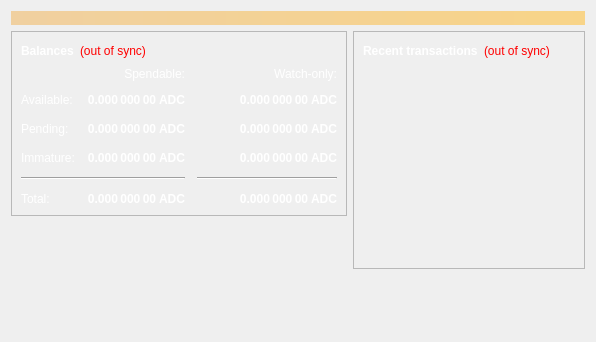
<?xml version="1.0" encoding="UTF-8"?>
<ui version="4.0">
 <class>OverviewPage</class>
 <widget class="QWidget" name="OverviewPage">
  <property name="geometry">
   <rect>
    <x>0</x>
    <y>0</y>
    <width>596</width>
    <height>342</height>
   </rect>
  </property>
  <property name="windowTitle">
   <string>Form</string>
  </property>
  <layout class="QVBoxLayout" name="topLayout">
   <item>
    <widget class="QLabel" name="labelAlerts">
     <property name="visible">
      <bool>false</bool>
     </property>
     <property name="styleSheet">
      <string notr="true">QLabel { background-color: qlineargradient(x1: 0, y1: 0, x2: 1, y2: 0, stop:0 #F0D0A0, stop:1 #F8D488); color:#000000; }</string>
     </property>
     <property name="wordWrap">
      <bool>true</bool>
     </property>
     <property name="margin">
      <number>3</number>
     </property>
     <property name="textInteractionFlags">
      <set>Qt::TextSelectableByMouse</set>
     </property>
    </widget>
   </item>
   <item>
    <layout class="QHBoxLayout" name="horizontalLayout" stretch="1,1">
     <item>
      <layout class="QVBoxLayout" name="verticalLayout_2">
       <item>
        <widget class="QFrame" name="frame">
         <property name="frameShape">
          <enum>QFrame::StyledPanel</enum>
         </property>
         <property name="frameShadow">
          <enum>QFrame::Raised</enum>
         </property>
         <layout class="QVBoxLayout" name="verticalLayout_4">
          <item>
           <layout class="QHBoxLayout" name="horizontalLayout_4">
            <item>
             <widget class="QLabel" name="label_5">
              <property name="palette">
               <palette>
                <active>
                 <colorrole role="WindowText">
                  <brush brushstyle="SolidPattern">
                   <color alpha="255">
                    <red>255</red>
                    <green>255</green>
                    <blue>255</blue>
                   </color>
                  </brush>
                 </colorrole>
                </active>
                <inactive>
                 <colorrole role="WindowText">
                  <brush brushstyle="SolidPattern">
                   <color alpha="255">
                    <red>255</red>
                    <green>255</green>
                    <blue>255</blue>
                   </color>
                  </brush>
                 </colorrole>
                </inactive>
                <disabled>
                 <colorrole role="WindowText">
                  <brush brushstyle="SolidPattern">
                   <color alpha="255">
                    <red>120</red>
                    <green>120</green>
                    <blue>120</blue>
                   </color>
                  </brush>
                 </colorrole>
                </disabled>
               </palette>
              </property>
              <property name="font">
               <font>
                <weight>75</weight>
                <bold>true</bold>
               </font>
              </property>
              <property name="text">
               <string>Balances</string>
              </property>
             </widget>
            </item>
            <item>
             <widget class="QLabel" name="labelWalletStatus">
              <property name="toolTip">
               <string>&lt;html&gt;&lt;head/&gt;&lt;body&gt;&lt;p&gt;The displayed information may be out of date. Your wallet automatically synchronizes with the AsiaDevelopCoin network after a connection is established, but this process has not completed yet.&lt;/p&gt;&lt;/body&gt;&lt;/html&gt;</string>
              </property>
              <property name="styleSheet">
               <string notr="true">QLabel { color: red; }</string>
              </property>
              <property name="text">
               <string>&lt;html&gt;&lt;head/&gt;&lt;body&gt;&lt;p&gt;(out of sync)&lt;/p&gt;&lt;/body&gt;&lt;/html&gt;</string>
              </property>
             </widget>
            </item>
            <item>
             <spacer name="horizontalSpacer_3">
              <property name="orientation">
               <enum>Qt::Horizontal</enum>
              </property>
              <property name="sizeHint" stdset="0">
               <size>
                <width>40</width>
                <height>20</height>
               </size>
              </property>
             </spacer>
            </item>
           </layout>
          </item>
          <item>
           <layout class="QGridLayout" name="gridLayout">
            <property name="spacing">
             <number>12</number>
            </property>
            <item row="2" column="2">
             <widget class="QLabel" name="labelWatchPending">
              <property name="palette">
               <palette>
                <active>
                 <colorrole role="WindowText">
                  <brush brushstyle="SolidPattern">
                   <color alpha="255">
                    <red>255</red>
                    <green>255</green>
                    <blue>255</blue>
                   </color>
                  </brush>
                 </colorrole>
                </active>
                <inactive>
                 <colorrole role="WindowText">
                  <brush brushstyle="SolidPattern">
                   <color alpha="255">
                    <red>255</red>
                    <green>255</green>
                    <blue>255</blue>
                   </color>
                  </brush>
                 </colorrole>
                </inactive>
                <disabled>
                 <colorrole role="WindowText">
                  <brush brushstyle="SolidPattern">
                   <color alpha="255">
                    <red>120</red>
                    <green>120</green>
                    <blue>120</blue>
                   </color>
                  </brush>
                 </colorrole>
                </disabled>
               </palette>
              </property>
              <property name="font">
               <font>
                <weight>75</weight>
                <bold>true</bold>
               </font>
              </property>
              <property name="cursor">
               <cursorShape>IBeamCursor</cursorShape>
              </property>
              <property name="toolTip">
               <string>Unconfirmed transactions to watch-only addresses</string>
              </property>
              <property name="text">
               <string notr="true">0.000 000 00 ADC</string>
              </property>
              <property name="alignment">
               <set>Qt::AlignRight|Qt::AlignTrailing|Qt::AlignVCenter</set>
              </property>
              <property name="textInteractionFlags">
               <set>Qt::LinksAccessibleByMouse|Qt::TextSelectableByKeyboard|Qt::TextSelectableByMouse</set>
              </property>
             </widget>
            </item>
            <item row="2" column="1">
             <widget class="QLabel" name="labelUnconfirmed">
              <property name="palette">
               <palette>
                <active>
                 <colorrole role="WindowText">
                  <brush brushstyle="SolidPattern">
                   <color alpha="255">
                    <red>255</red>
                    <green>255</green>
                    <blue>255</blue>
                   </color>
                  </brush>
                 </colorrole>
                </active>
                <inactive>
                 <colorrole role="WindowText">
                  <brush brushstyle="SolidPattern">
                   <color alpha="255">
                    <red>255</red>
                    <green>255</green>
                    <blue>255</blue>
                   </color>
                  </brush>
                 </colorrole>
                </inactive>
                <disabled>
                 <colorrole role="WindowText">
                  <brush brushstyle="SolidPattern">
                   <color alpha="255">
                    <red>120</red>
                    <green>120</green>
                    <blue>120</blue>
                   </color>
                  </brush>
                 </colorrole>
                </disabled>
               </palette>
              </property>
              <property name="font">
               <font>
                <weight>75</weight>
                <bold>true</bold>
               </font>
              </property>
              <property name="cursor">
               <cursorShape>IBeamCursor</cursorShape>
              </property>
              <property name="toolTip">
               <string>Total of transactions that have yet to be confirmed, and do not yet count toward the spendable balance</string>
              </property>
              <property name="text">
               <string notr="true">0.000 000 00 ADC</string>
              </property>
              <property name="alignment">
               <set>Qt::AlignRight|Qt::AlignTrailing|Qt::AlignVCenter</set>
              </property>
              <property name="textInteractionFlags">
               <set>Qt::LinksAccessibleByMouse|Qt::TextSelectableByKeyboard|Qt::TextSelectableByMouse</set>
              </property>
             </widget>
            </item>
            <item row="3" column="2">
             <widget class="QLabel" name="labelWatchImmature">
              <property name="palette">
               <palette>
                <active>
                 <colorrole role="WindowText">
                  <brush brushstyle="SolidPattern">
                   <color alpha="255">
                    <red>255</red>
                    <green>255</green>
                    <blue>255</blue>
                   </color>
                  </brush>
                 </colorrole>
                </active>
                <inactive>
                 <colorrole role="WindowText">
                  <brush brushstyle="SolidPattern">
                   <color alpha="255">
                    <red>255</red>
                    <green>255</green>
                    <blue>255</blue>
                   </color>
                  </brush>
                 </colorrole>
                </inactive>
                <disabled>
                 <colorrole role="WindowText">
                  <brush brushstyle="SolidPattern">
                   <color alpha="255">
                    <red>120</red>
                    <green>120</green>
                    <blue>120</blue>
                   </color>
                  </brush>
                 </colorrole>
                </disabled>
               </palette>
              </property>
              <property name="font">
               <font>
                <weight>75</weight>
                <bold>true</bold>
               </font>
              </property>
              <property name="cursor">
               <cursorShape>IBeamCursor</cursorShape>
              </property>
              <property name="toolTip">
               <string>Mined balance in watch-only addresses that has not yet matured</string>
              </property>
              <property name="text">
               <string notr="true">0.000 000 00 ADC</string>
              </property>
              <property name="alignment">
               <set>Qt::AlignRight|Qt::AlignTrailing|Qt::AlignVCenter</set>
              </property>
              <property name="textInteractionFlags">
               <set>Qt::LinksAccessibleByMouse|Qt::TextSelectableByKeyboard|Qt::TextSelectableByMouse</set>
              </property>
             </widget>
            </item>
            <item row="4" column="0" colspan="2">
             <widget class="Line" name="line">
              <property name="orientation">
               <enum>Qt::Horizontal</enum>
              </property>
             </widget>
            </item>
            <item row="4" column="2">
             <widget class="Line" name="lineWatchBalance">
              <property name="sizePolicy">
               <sizepolicy hsizetype="Preferred" vsizetype="Fixed">
                <horstretch>0</horstretch>
                <verstretch>0</verstretch>
               </sizepolicy>
              </property>
              <property name="minimumSize">
               <size>
                <width>140</width>
                <height>0</height>
               </size>
              </property>
              <property name="orientation">
               <enum>Qt::Horizontal</enum>
              </property>
             </widget>
            </item>
            <item row="5" column="0">
             <widget class="QLabel" name="labelTotalText">
              <property name="palette">
               <palette>
                <active>
                 <colorrole role="WindowText">
                  <brush brushstyle="SolidPattern">
                   <color alpha="255">
                    <red>255</red>
                    <green>255</green>
                    <blue>255</blue>
                   </color>
                  </brush>
                 </colorrole>
                </active>
                <inactive>
                 <colorrole role="WindowText">
                  <brush brushstyle="SolidPattern">
                   <color alpha="255">
                    <red>255</red>
                    <green>255</green>
                    <blue>255</blue>
                   </color>
                  </brush>
                 </colorrole>
                </inactive>
                <disabled>
                 <colorrole role="WindowText">
                  <brush brushstyle="SolidPattern">
                   <color alpha="255">
                    <red>120</red>
                    <green>120</green>
                    <blue>120</blue>
                   </color>
                  </brush>
                 </colorrole>
                </disabled>
               </palette>
              </property>
              <property name="text">
               <string>Total:</string>
              </property>
             </widget>
            </item>
            <item row="3" column="1">
             <widget class="QLabel" name="labelImmature">
              <property name="palette">
               <palette>
                <active>
                 <colorrole role="WindowText">
                  <brush brushstyle="SolidPattern">
                   <color alpha="255">
                    <red>255</red>
                    <green>255</green>
                    <blue>255</blue>
                   </color>
                  </brush>
                 </colorrole>
                </active>
                <inactive>
                 <colorrole role="WindowText">
                  <brush brushstyle="SolidPattern">
                   <color alpha="255">
                    <red>255</red>
                    <green>255</green>
                    <blue>255</blue>
                   </color>
                  </brush>
                 </colorrole>
                </inactive>
                <disabled>
                 <colorrole role="WindowText">
                  <brush brushstyle="SolidPattern">
                   <color alpha="255">
                    <red>120</red>
                    <green>120</green>
                    <blue>120</blue>
                   </color>
                  </brush>
                 </colorrole>
                </disabled>
               </palette>
              </property>
              <property name="font">
               <font>
                <weight>75</weight>
                <bold>true</bold>
               </font>
              </property>
              <property name="cursor">
               <cursorShape>IBeamCursor</cursorShape>
              </property>
              <property name="toolTip">
               <string>Mined balance that has not yet matured</string>
              </property>
              <property name="text">
               <string notr="true">0.000 000 00 ADC</string>
              </property>
              <property name="alignment">
               <set>Qt::AlignRight|Qt::AlignTrailing|Qt::AlignVCenter</set>
              </property>
              <property name="textInteractionFlags">
               <set>Qt::LinksAccessibleByMouse|Qt::TextSelectableByKeyboard|Qt::TextSelectableByMouse</set>
              </property>
             </widget>
            </item>
            <item row="2" column="3">
             <spacer name="horizontalSpacer_2">
              <property name="orientation">
               <enum>Qt::Horizontal</enum>
              </property>
              <property name="sizeHint" stdset="0">
               <size>
                <width>40</width>
                <height>20</height>
               </size>
              </property>
             </spacer>
            </item>
            <item row="3" column="0">
             <widget class="QLabel" name="labelImmatureText">
              <property name="palette">
               <palette>
                <active>
                 <colorrole role="WindowText">
                  <brush brushstyle="SolidPattern">
                   <color alpha="255">
                    <red>255</red>
                    <green>255</green>
                    <blue>255</blue>
                   </color>
                  </brush>
                 </colorrole>
                </active>
                <inactive>
                 <colorrole role="WindowText">
                  <brush brushstyle="SolidPattern">
                   <color alpha="255">
                    <red>255</red>
                    <green>255</green>
                    <blue>255</blue>
                   </color>
                  </brush>
                 </colorrole>
                </inactive>
                <disabled>
                 <colorrole role="WindowText">
                  <brush brushstyle="SolidPattern">
                   <color alpha="255">
                    <red>120</red>
                    <green>120</green>
                    <blue>120</blue>
                   </color>
                  </brush>
                 </colorrole>
                </disabled>
               </palette>
              </property>
              <property name="text">
               <string>Immature:</string>
              </property>
             </widget>
            </item>
            <item row="5" column="1">
             <widget class="QLabel" name="labelTotal">
              <property name="palette">
               <palette>
                <active>
                 <colorrole role="WindowText">
                  <brush brushstyle="SolidPattern">
                   <color alpha="255">
                    <red>255</red>
                    <green>255</green>
                    <blue>255</blue>
                   </color>
                  </brush>
                 </colorrole>
                </active>
                <inactive>
                 <colorrole role="WindowText">
                  <brush brushstyle="SolidPattern">
                   <color alpha="255">
                    <red>255</red>
                    <green>255</green>
                    <blue>255</blue>
                   </color>
                  </brush>
                 </colorrole>
                </inactive>
                <disabled>
                 <colorrole role="WindowText">
                  <brush brushstyle="SolidPattern">
                   <color alpha="255">
                    <red>120</red>
                    <green>120</green>
                    <blue>120</blue>
                   </color>
                  </brush>
                 </colorrole>
                </disabled>
               </palette>
              </property>
              <property name="font">
               <font>
                <weight>75</weight>
                <bold>true</bold>
               </font>
              </property>
              <property name="cursor">
               <cursorShape>IBeamCursor</cursorShape>
              </property>
              <property name="toolTip">
               <string>Your current total balance</string>
              </property>
              <property name="text">
               <string notr="true">0.000 000 00 ADC</string>
              </property>
              <property name="alignment">
               <set>Qt::AlignRight|Qt::AlignTrailing|Qt::AlignVCenter</set>
              </property>
              <property name="textInteractionFlags">
               <set>Qt::LinksAccessibleByMouse|Qt::TextSelectableByKeyboard|Qt::TextSelectableByMouse</set>
              </property>
             </widget>
            </item>
            <item row="5" column="2">
             <widget class="QLabel" name="labelWatchTotal">
              <property name="palette">
               <palette>
                <active>
                 <colorrole role="WindowText">
                  <brush brushstyle="SolidPattern">
                   <color alpha="255">
                    <red>255</red>
                    <green>255</green>
                    <blue>255</blue>
                   </color>
                  </brush>
                 </colorrole>
                </active>
                <inactive>
                 <colorrole role="WindowText">
                  <brush brushstyle="SolidPattern">
                   <color alpha="255">
                    <red>255</red>
                    <green>255</green>
                    <blue>255</blue>
                   </color>
                  </brush>
                 </colorrole>
                </inactive>
                <disabled>
                 <colorrole role="WindowText">
                  <brush brushstyle="SolidPattern">
                   <color alpha="255">
                    <red>120</red>
                    <green>120</green>
                    <blue>120</blue>
                   </color>
                  </brush>
                 </colorrole>
                </disabled>
               </palette>
              </property>
              <property name="font">
               <font>
                <weight>75</weight>
                <bold>true</bold>
               </font>
              </property>
              <property name="cursor">
               <cursorShape>IBeamCursor</cursorShape>
              </property>
              <property name="toolTip">
               <string>Current total balance in watch-only addresses</string>
              </property>
              <property name="text">
               <string notr="true">0.000 000 00 ADC</string>
              </property>
              <property name="alignment">
               <set>Qt::AlignRight|Qt::AlignTrailing|Qt::AlignVCenter</set>
              </property>
              <property name="textInteractionFlags">
               <set>Qt::LinksAccessibleByMouse|Qt::TextSelectableByKeyboard|Qt::TextSelectableByMouse</set>
              </property>
             </widget>
            </item>
            <item row="0" column="2">
             <widget class="QLabel" name="labelWatchonly">
              <property name="palette">
               <palette>
                <active>
                 <colorrole role="WindowText">
                  <brush brushstyle="SolidPattern">
                   <color alpha="255">
                    <red>255</red>
                    <green>255</green>
                    <blue>255</blue>
                   </color>
                  </brush>
                 </colorrole>
                </active>
                <inactive>
                 <colorrole role="WindowText">
                  <brush brushstyle="SolidPattern">
                   <color alpha="255">
                    <red>255</red>
                    <green>255</green>
                    <blue>255</blue>
                   </color>
                  </brush>
                 </colorrole>
                </inactive>
                <disabled>
                 <colorrole role="WindowText">
                  <brush brushstyle="SolidPattern">
                   <color alpha="255">
                    <red>120</red>
                    <green>120</green>
                    <blue>120</blue>
                   </color>
                  </brush>
                 </colorrole>
                </disabled>
               </palette>
              </property>
              <property name="text">
               <string>Watch-only:</string>
              </property>
              <property name="alignment">
               <set>Qt::AlignRight|Qt::AlignTrailing|Qt::AlignVCenter</set>
              </property>
             </widget>
            </item>
            <item row="1" column="0">
             <widget class="QLabel" name="labelBalanceText">
              <property name="palette">
               <palette>
                <active>
                 <colorrole role="WindowText">
                  <brush brushstyle="SolidPattern">
                   <color alpha="255">
                    <red>255</red>
                    <green>255</green>
                    <blue>255</blue>
                   </color>
                  </brush>
                 </colorrole>
                </active>
                <inactive>
                 <colorrole role="WindowText">
                  <brush brushstyle="SolidPattern">
                   <color alpha="255">
                    <red>255</red>
                    <green>255</green>
                    <blue>255</blue>
                   </color>
                  </brush>
                 </colorrole>
                </inactive>
                <disabled>
                 <colorrole role="WindowText">
                  <brush brushstyle="SolidPattern">
                   <color alpha="255">
                    <red>120</red>
                    <green>120</green>
                    <blue>120</blue>
                   </color>
                  </brush>
                 </colorrole>
                </disabled>
               </palette>
              </property>
              <property name="text">
               <string>Available:</string>
              </property>
             </widget>
            </item>
            <item row="1" column="1">
             <widget class="QLabel" name="labelBalance">
              <property name="palette">
               <palette>
                <active>
                 <colorrole role="WindowText">
                  <brush brushstyle="SolidPattern">
                   <color alpha="255">
                    <red>255</red>
                    <green>255</green>
                    <blue>255</blue>
                   </color>
                  </brush>
                 </colorrole>
                </active>
                <inactive>
                 <colorrole role="WindowText">
                  <brush brushstyle="SolidPattern">
                   <color alpha="255">
                    <red>255</red>
                    <green>255</green>
                    <blue>255</blue>
                   </color>
                  </brush>
                 </colorrole>
                </inactive>
                <disabled>
                 <colorrole role="WindowText">
                  <brush brushstyle="SolidPattern">
                   <color alpha="255">
                    <red>120</red>
                    <green>120</green>
                    <blue>120</blue>
                   </color>
                  </brush>
                 </colorrole>
                </disabled>
               </palette>
              </property>
              <property name="font">
               <font>
                <weight>75</weight>
                <bold>true</bold>
               </font>
              </property>
              <property name="cursor">
               <cursorShape>IBeamCursor</cursorShape>
              </property>
              <property name="toolTip">
               <string>Your current spendable balance</string>
              </property>
              <property name="text">
               <string notr="true">0.000 000 00 ADC</string>
              </property>
              <property name="alignment">
               <set>Qt::AlignRight|Qt::AlignTrailing|Qt::AlignVCenter</set>
              </property>
              <property name="textInteractionFlags">
               <set>Qt::LinksAccessibleByMouse|Qt::TextSelectableByKeyboard|Qt::TextSelectableByMouse</set>
              </property>
             </widget>
            </item>
            <item row="1" column="2">
             <widget class="QLabel" name="labelWatchAvailable">
              <property name="palette">
               <palette>
                <active>
                 <colorrole role="WindowText">
                  <brush brushstyle="SolidPattern">
                   <color alpha="255">
                    <red>255</red>
                    <green>255</green>
                    <blue>255</blue>
                   </color>
                  </brush>
                 </colorrole>
                </active>
                <inactive>
                 <colorrole role="WindowText">
                  <brush brushstyle="SolidPattern">
                   <color alpha="255">
                    <red>255</red>
                    <green>255</green>
                    <blue>255</blue>
                   </color>
                  </brush>
                 </colorrole>
                </inactive>
                <disabled>
                 <colorrole role="WindowText">
                  <brush brushstyle="SolidPattern">
                   <color alpha="255">
                    <red>120</red>
                    <green>120</green>
                    <blue>120</blue>
                   </color>
                  </brush>
                 </colorrole>
                </disabled>
               </palette>
              </property>
              <property name="font">
               <font>
                <weight>75</weight>
                <bold>true</bold>
               </font>
              </property>
              <property name="cursor">
               <cursorShape>IBeamCursor</cursorShape>
              </property>
              <property name="toolTip">
               <string>Your current balance in watch-only addresses</string>
              </property>
              <property name="text">
               <string notr="true">0.000 000 00 ADC</string>
              </property>
              <property name="alignment">
               <set>Qt::AlignRight|Qt::AlignTrailing|Qt::AlignVCenter</set>
              </property>
              <property name="textInteractionFlags">
               <set>Qt::LinksAccessibleByMouse|Qt::TextSelectableByKeyboard|Qt::TextSelectableByMouse</set>
              </property>
             </widget>
            </item>
            <item row="2" column="0">
             <widget class="QLabel" name="labelPendingText">
              <property name="palette">
               <palette>
                <active>
                 <colorrole role="WindowText">
                  <brush brushstyle="SolidPattern">
                   <color alpha="255">
                    <red>255</red>
                    <green>255</green>
                    <blue>255</blue>
                   </color>
                  </brush>
                 </colorrole>
                </active>
                <inactive>
                 <colorrole role="WindowText">
                  <brush brushstyle="SolidPattern">
                   <color alpha="255">
                    <red>255</red>
                    <green>255</green>
                    <blue>255</blue>
                   </color>
                  </brush>
                 </colorrole>
                </inactive>
                <disabled>
                 <colorrole role="WindowText">
                  <brush brushstyle="SolidPattern">
                   <color alpha="255">
                    <red>120</red>
                    <green>120</green>
                    <blue>120</blue>
                   </color>
                  </brush>
                 </colorrole>
                </disabled>
               </palette>
              </property>
              <property name="text">
               <string>Pending:</string>
              </property>
             </widget>
            </item>
            <item row="0" column="1">
             <widget class="QLabel" name="labelSpendable">
              <property name="palette">
               <palette>
                <active>
                 <colorrole role="WindowText">
                  <brush brushstyle="SolidPattern">
                   <color alpha="255">
                    <red>255</red>
                    <green>255</green>
                    <blue>255</blue>
                   </color>
                  </brush>
                 </colorrole>
                </active>
                <inactive>
                 <colorrole role="WindowText">
                  <brush brushstyle="SolidPattern">
                   <color alpha="255">
                    <red>255</red>
                    <green>255</green>
                    <blue>255</blue>
                   </color>
                  </brush>
                 </colorrole>
                </inactive>
                <disabled>
                 <colorrole role="WindowText">
                  <brush brushstyle="SolidPattern">
                   <color alpha="255">
                    <red>120</red>
                    <green>120</green>
                    <blue>120</blue>
                   </color>
                  </brush>
                 </colorrole>
                </disabled>
               </palette>
              </property>
              <property name="text">
               <string>Spendable:</string>
              </property>
              <property name="alignment">
               <set>Qt::AlignRight|Qt::AlignTrailing|Qt::AlignVCenter</set>
              </property>
             </widget>
            </item>
           </layout>
          </item>
         </layout>
        </widget>
       </item>
       <item>
        <spacer name="verticalSpacer">
         <property name="orientation">
          <enum>Qt::Vertical</enum>
         </property>
         <property name="sizeHint" stdset="0">
          <size>
           <width>20</width>
           <height>40</height>
          </size>
         </property>
        </spacer>
       </item>
      </layout>
     </item>
     <item>
      <layout class="QVBoxLayout" name="verticalLayout_3">
       <item>
        <widget class="QFrame" name="frame_2">
         <property name="frameShape">
          <enum>QFrame::StyledPanel</enum>
         </property>
         <property name="frameShadow">
          <enum>QFrame::Raised</enum>
         </property>
         <layout class="QVBoxLayout" name="verticalLayout">
          <item>
           <layout class="QHBoxLayout" name="horizontalLayout_2">
            <item>
             <widget class="QLabel" name="label_4">
              <property name="palette">
               <palette>
                <active>
                 <colorrole role="WindowText">
                  <brush brushstyle="SolidPattern">
                   <color alpha="255">
                    <red>255</red>
                    <green>255</green>
                    <blue>255</blue>
                   </color>
                  </brush>
                 </colorrole>
                </active>
                <inactive>
                 <colorrole role="WindowText">
                  <brush brushstyle="SolidPattern">
                   <color alpha="255">
                    <red>255</red>
                    <green>255</green>
                    <blue>255</blue>
                   </color>
                  </brush>
                 </colorrole>
                </inactive>
                <disabled>
                 <colorrole role="WindowText">
                  <brush brushstyle="SolidPattern">
                   <color alpha="255">
                    <red>120</red>
                    <green>120</green>
                    <blue>120</blue>
                   </color>
                  </brush>
                 </colorrole>
                </disabled>
               </palette>
              </property>
              <property name="font">
               <font>
                <weight>75</weight>
                <bold>true</bold>
               </font>
              </property>
              <property name="text">
               <string>Recent transactions</string>
              </property>
             </widget>
            </item>
            <item>
             <widget class="QLabel" name="labelTransactionsStatus">
              <property name="toolTip">
               <string>&lt;html&gt;&lt;head/&gt;&lt;body&gt;&lt;p&gt;The displayed information may be out of date. Your wallet automatically synchronizes with the AsiaDevelopCoin network after a connection is established, but this process has not completed yet.&lt;/p&gt;&lt;/body&gt;&lt;/html&gt;</string>
              </property>
              <property name="styleSheet">
               <string notr="true">QLabel { color: red; }</string>
              </property>
              <property name="text">
               <string>&lt;html&gt;&lt;head/&gt;&lt;body&gt;&lt;p&gt;(out of sync)&lt;/p&gt;&lt;/body&gt;&lt;/html&gt;</string>
              </property>
             </widget>
            </item>
            <item>
             <spacer name="horizontalSpacer">
              <property name="orientation">
               <enum>Qt::Horizontal</enum>
              </property>
              <property name="sizeHint" stdset="0">
               <size>
                <width>40</width>
                <height>20</height>
               </size>
              </property>
             </spacer>
            </item>
           </layout>
          </item>
          <item>
           <widget class="QListView" name="listTransactions">
            <property name="palette">
             <palette>
              <active>
               <colorrole role="WindowText">
                <brush brushstyle="SolidPattern">
                 <color alpha="255">
                  <red>255</red>
                  <green>255</green>
                  <blue>255</blue>
                 </color>
                </brush>
               </colorrole>
               <colorrole role="Button">
                <brush brushstyle="SolidPattern">
                 <color alpha="0">
                  <red>0</red>
                  <green>0</green>
                  <blue>0</blue>
                 </color>
                </brush>
               </colorrole>
               <colorrole role="Text">
                <brush brushstyle="SolidPattern">
                 <color alpha="255">
                  <red>255</red>
                  <green>255</green>
                  <blue>255</blue>
                 </color>
                </brush>
               </colorrole>
               <colorrole role="ButtonText">
                <brush brushstyle="SolidPattern">
                 <color alpha="255">
                  <red>255</red>
                  <green>255</green>
                  <blue>255</blue>
                 </color>
                </brush>
               </colorrole>
               <colorrole role="Base">
                <brush brushstyle="NoBrush">
                 <color alpha="255">
                  <red>0</red>
                  <green>0</green>
                  <blue>0</blue>
                 </color>
                </brush>
               </colorrole>
               <colorrole role="Window">
                <brush brushstyle="SolidPattern">
                 <color alpha="0">
                  <red>0</red>
                  <green>0</green>
                  <blue>0</blue>
                 </color>
                </brush>
               </colorrole>
              </active>
              <inactive>
               <colorrole role="WindowText">
                <brush brushstyle="SolidPattern">
                 <color alpha="255">
                  <red>255</red>
                  <green>255</green>
                  <blue>255</blue>
                 </color>
                </brush>
               </colorrole>
               <colorrole role="Button">
                <brush brushstyle="SolidPattern">
                 <color alpha="0">
                  <red>0</red>
                  <green>0</green>
                  <blue>0</blue>
                 </color>
                </brush>
               </colorrole>
               <colorrole role="Text">
                <brush brushstyle="SolidPattern">
                 <color alpha="255">
                  <red>255</red>
                  <green>255</green>
                  <blue>255</blue>
                 </color>
                </brush>
               </colorrole>
               <colorrole role="ButtonText">
                <brush brushstyle="SolidPattern">
                 <color alpha="255">
                  <red>255</red>
                  <green>255</green>
                  <blue>255</blue>
                 </color>
                </brush>
               </colorrole>
               <colorrole role="Base">
                <brush brushstyle="NoBrush">
                 <color alpha="255">
                  <red>0</red>
                  <green>0</green>
                  <blue>0</blue>
                 </color>
                </brush>
               </colorrole>
               <colorrole role="Window">
                <brush brushstyle="SolidPattern">
                 <color alpha="0">
                  <red>0</red>
                  <green>0</green>
                  <blue>0</blue>
                 </color>
                </brush>
               </colorrole>
              </inactive>
              <disabled>
               <colorrole role="WindowText">
                <brush brushstyle="SolidPattern">
                 <color alpha="255">
                  <red>120</red>
                  <green>120</green>
                  <blue>120</blue>
                 </color>
                </brush>
               </colorrole>
               <colorrole role="Button">
                <brush brushstyle="SolidPattern">
                 <color alpha="0">
                  <red>0</red>
                  <green>0</green>
                  <blue>0</blue>
                 </color>
                </brush>
               </colorrole>
               <colorrole role="Text">
                <brush brushstyle="SolidPattern">
                 <color alpha="255">
                  <red>120</red>
                  <green>120</green>
                  <blue>120</blue>
                 </color>
                </brush>
               </colorrole>
               <colorrole role="ButtonText">
                <brush brushstyle="SolidPattern">
                 <color alpha="255">
                  <red>120</red>
                  <green>120</green>
                  <blue>120</blue>
                 </color>
                </brush>
               </colorrole>
               <colorrole role="Base">
                <brush brushstyle="NoBrush">
                 <color alpha="255">
                  <red>0</red>
                  <green>0</green>
                  <blue>0</blue>
                 </color>
                </brush>
               </colorrole>
               <colorrole role="Window">
                <brush brushstyle="SolidPattern">
                 <color alpha="0">
                  <red>0</red>
                  <green>0</green>
                  <blue>0</blue>
                 </color>
                </brush>
               </colorrole>
              </disabled>
             </palette>
            </property>
            <property name="styleSheet">
             <string notr="true">QListView { background: transparent; }</string>
            </property>
            <property name="frameShape">
             <enum>QFrame::NoFrame</enum>
            </property>
            <property name="verticalScrollBarPolicy">
             <enum>Qt::ScrollBarAlwaysOff</enum>
            </property>
            <property name="horizontalScrollBarPolicy">
             <enum>Qt::ScrollBarAlwaysOff</enum>
            </property>
            <property name="selectionMode">
             <enum>QAbstractItemView::NoSelection</enum>
            </property>
           </widget>
          </item>
         </layout>
        </widget>
       </item>
       <item>
        <spacer name="verticalSpacer_2">
         <property name="orientation">
          <enum>Qt::Vertical</enum>
         </property>
         <property name="sizeHint" stdset="0">
          <size>
           <width>20</width>
           <height>40</height>
          </size>
         </property>
        </spacer>
       </item>
      </layout>
     </item>
    </layout>
   </item>
  </layout>
 </widget>
 <resources/>
 <connections/>
</ui>
